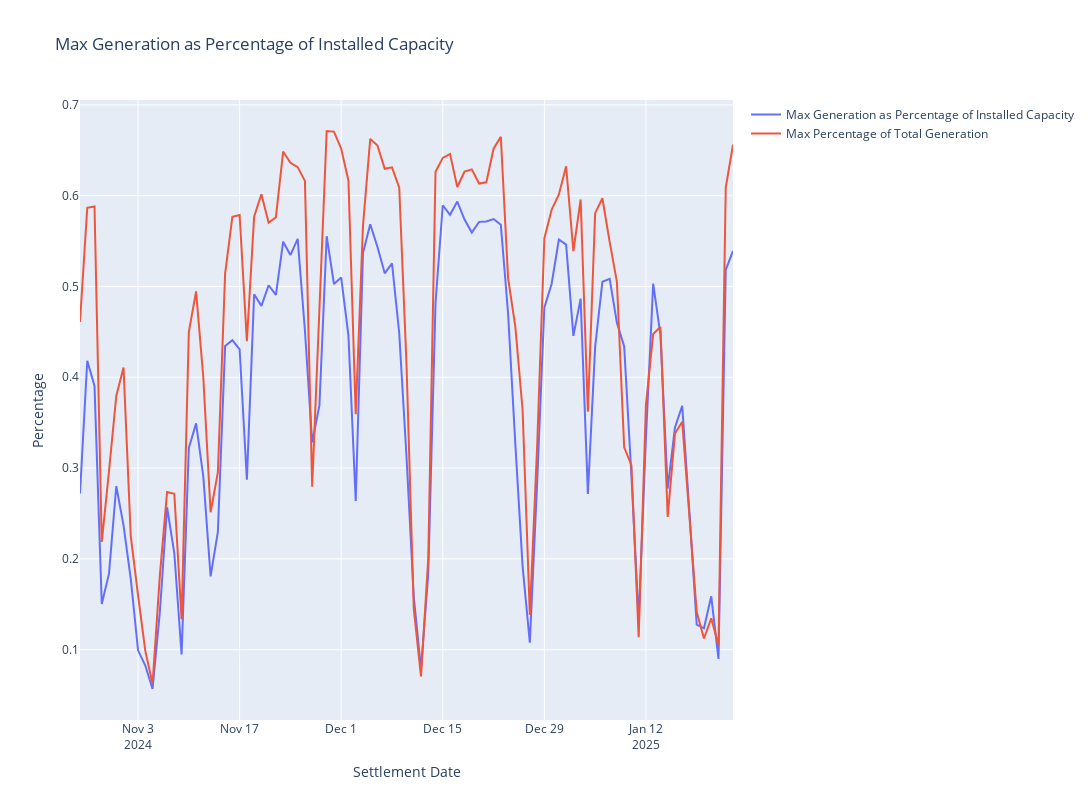

Source (notebook cell):
### Code cell
# Using plotly chart the max_percentage_of_total_generation and max_generation_as_percentage_of_installed_capacity per day

import plotly.graph_objects as go

fig = go.Figure()

fig.add_trace(go.Scatter(x=wind_data['settlementDate'], y=wind_data['max_generation_as_percentage_of_installed_capacity'],
                         mode='lines', name='Max Generation as Percentage of Installed Capacity'))

fig.add_trace(go.Scatter(x=wind_data['settlementDate'], y=wind_data['max_percentage_of_total_generation'],
                         mode='lines', name='Max Percentage of Total Generation'))

fig.update_layout(title='Max Generation as Percentage of Installed Capacity',
                  xaxis_title='Settlement Date',
                  yaxis_title='Percentage')

fig.update_layout(
    autosize=True,
    width=1200,
    height=800
)

fig.show()
